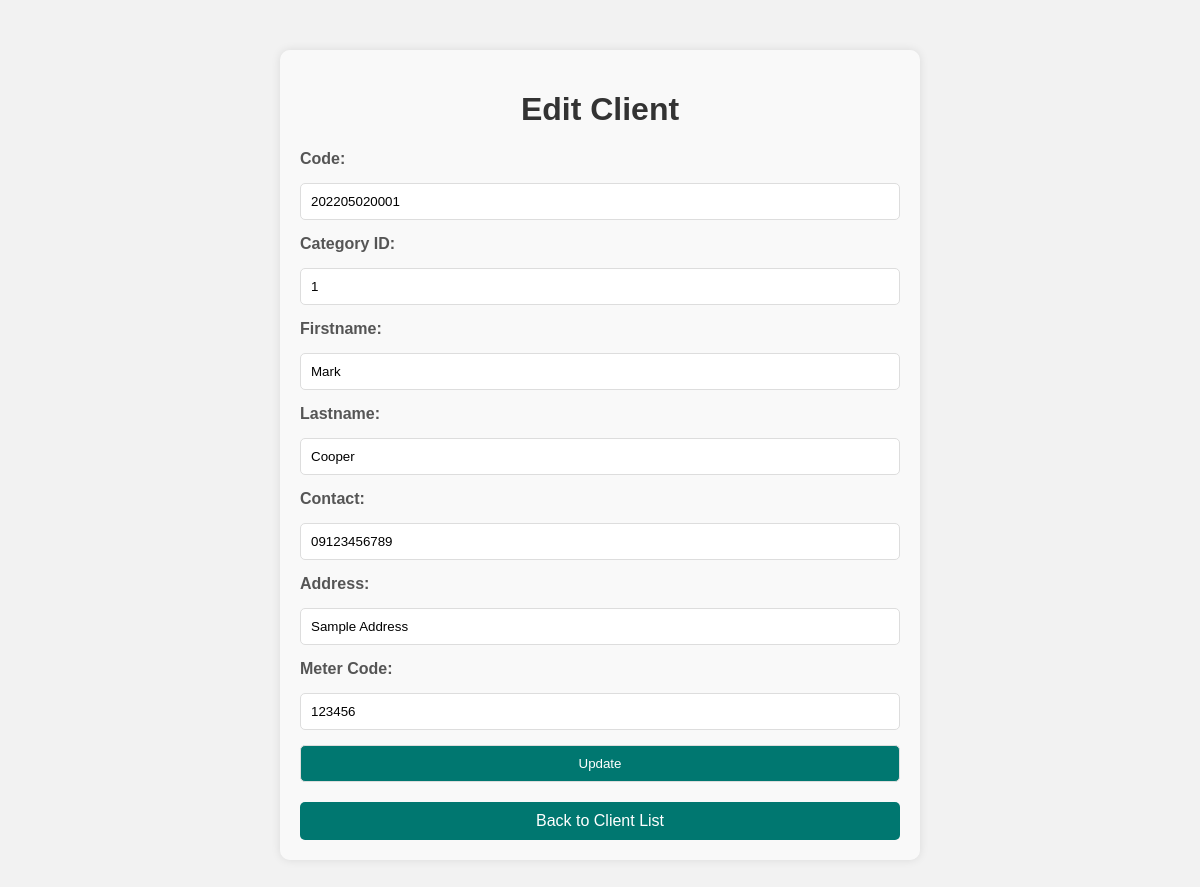
/edit_client.php?id=1, run on the app's committed database.
### tables this page shows
CREATE TABLE `client_list` (
  `id` int(30) NOT NULL,
  `code` varchar(100) NOT NULL,
  `category_id` int(30) NOT NULL,
  `firstname` text NOT NULL,
  `middlename` text DEFAULT NULL,
  `lastname` text NOT NULL,
  `contact` text NOT NULL,
  `address` text NOT NULL,
  `meter_code` varchar(100) NOT NULL,
  `first_reading` float(12,2) NOT NULL,
  `status` tinyint(1) NOT NULL DEFAULT 1,
  `delete_flag` tinyint(1) NOT NULL DEFAULT 0,
  `date_created` datetime NOT NULL DEFAULT current_timestamp(),
  `date_updated` datetime NOT NULL DEFAULT current_timestamp() ON UPDATE current_timestamp()
);

### edit_client.php (the view, shortened to what this page needs)
<?php
include 'db.php';
if ($_SERVER['REQUEST_METHOD'] == 'GET' && isset($_GET['id'])) {
    $client_id = $_GET['id'];
    $stmt = $conn->prepare("SELECT * FROM client_list WHERE id = ?");
    $stmt->bind_param("i", $client_id);
    $stmt->execute();
    $result = $stmt->get_result();
    if ($result->num_rows > 0) {
        $row = $result->fetch_assoc();
        ?>
        <!DOCTYPE html>
        <html lang="en">
        <head>
        </head>
        <body>
            <div class="container">
                <h1>Edit Client</h1>
                <form action="update_client.php" method="POST">
                    <label for="code">Code:</label>
                    <input type="text" id="code" name="code" value="<?php echo $row['code']; ?>">
                    <label for="category_id">Category ID:</label>
                    <input type="text" id="category_id" name="category_id" value="<?php echo $row['category_id']; ?>">
                    <label for="firstname">Firstname:</label>
                    <input type="text" id="firstname" name="firstname" value="<?php echo $row['firstname']; ?>">
                    <label for="lastname">Lastname:</label>
                    <input type="text" id="lastname" name="lastname" value="<?php echo $row['lastname']; ?>">
                    <label for="contact">Contact:</label>
                    <input type="text" id="contact" name="contact" value="<?php echo $row['contact']; ?>">
                    <label for="address">Address:</label>
                    <input type="text" id="address" name="address" value="<?php echo $row['address']; ?>">
                    <label for="meter_code">Meter Code:</label>
                    <input type="text" id="meter_code" name="meter_code" value="<?php echo $row['meter_code']; ?>">
                    <input type="submit" value="Update">
                </form>
                <a href="view_clients.php" class="back-link">Back to Client List</a>
            </div>
        </body>
        </html>
        <?php
    } else {
        echo "Client not found.";
    }
} else {
    echo "Invalid request.";
}
?>

### edit_client.php (style rules this page uses)
body { font-family: Arial, sans-serif; margin: 0; padding: 0; background-color: #f2f2f2; }
.container { width: 50%; margin: 50px auto; padding: 20px; background-color: #ffffff94; box-shadow: 0 0 10px rgba(0, 0, 0, 0.1); border-radius: 10px; position: relative; }
h1 { text-align: center; color: #333; }
form { display: flex; flex-direction: column; gap: 15px; }
label { font-weight: bold; color: #555; }
input[type="text"], input[type="submit"] { padding: 10px; border: 1px solid #ddd; border-radius: 5px; }
input[type="submit"] { background-color: #007770; color: white; cursor: pointer; transition: background-color 0.3s; }
.back-link { display: block; text-align: center; margin-top: 20px; padding: 10px 20px; text-decoration: none; color: #fff; background-color: #007770; border-radius: 5px; transition: background-color 0.3s; }

### data on the page
client_list: code "202205020001", category_id "1", firstname "Mark", lastname "Cooper", contact "09123456789", address "Sample Address", meter_code "123456"
